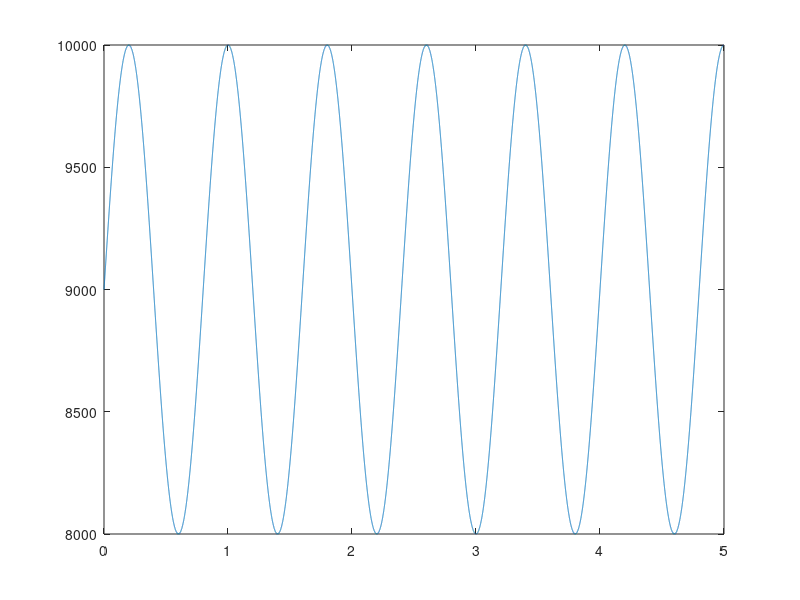

Reproduce this figure in MATLAB.
clear all
% close all
clc

%% Simulation Time;
start_t = 0;
passo   = 0.0001;
end_t   = 5;
HR = 75;

t = start_t:passo:end_t;
n = length(t);

for i = 1:n
    w_rpm(i) = 1000*sin(2*pi*(HR/60)*t(i)) + 9000;
end

plot(t,w_rpm)